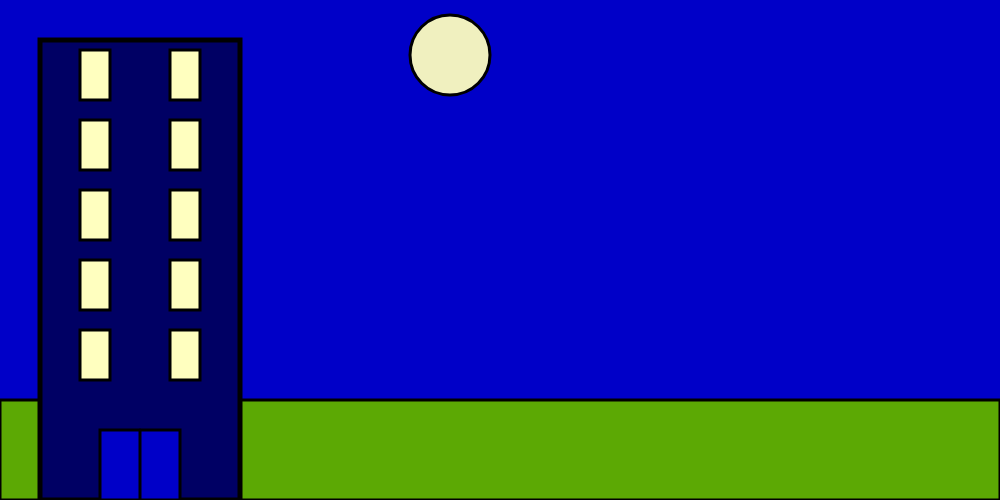
Frame 1 (no input)
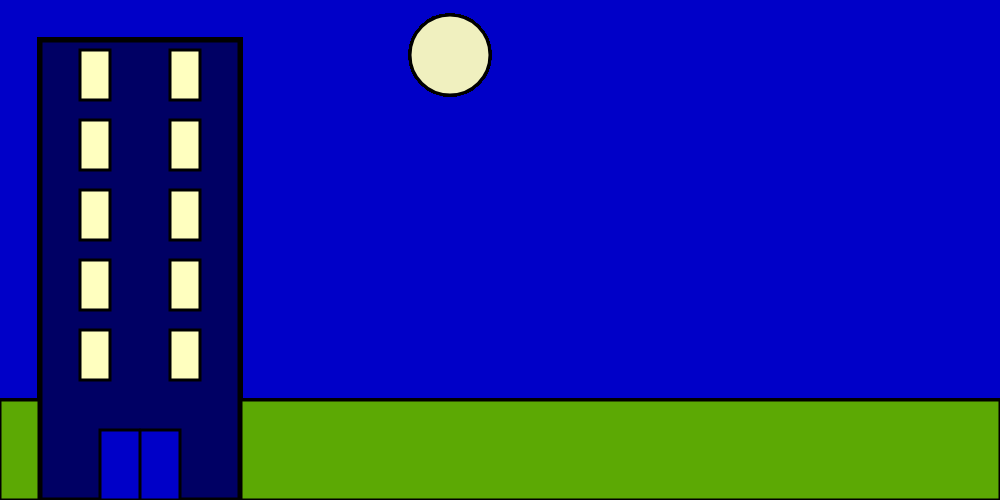
Frame 60 (no input)
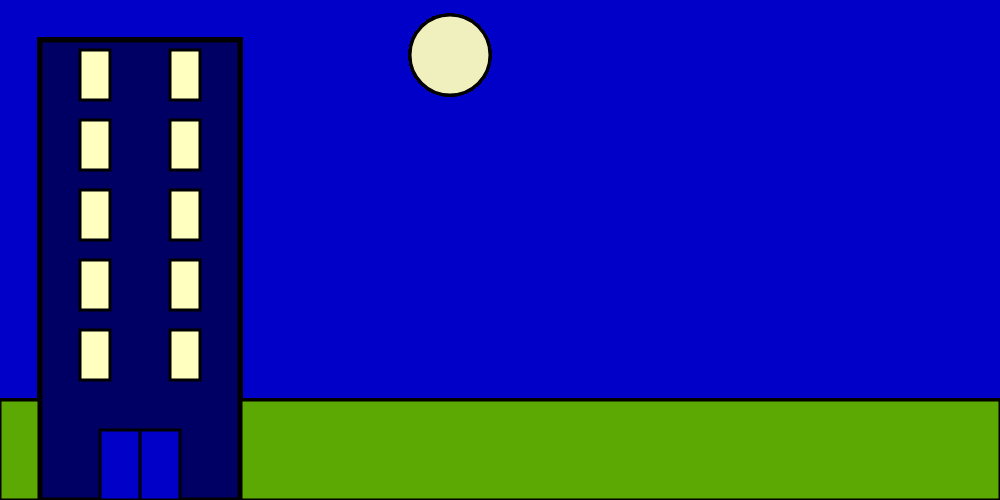
Frame 120 (the mouse pressed at the canvas centre since frame 60)

The p5.js sketch that drew these frames (run headless with seeded random() and noise() and a simulated clock; from frame 60 on, the mouse is pressed at the canvas centre):

// p5.js sketch
// ── sketch.js

/* Kate C

blue building at night?

*/


function setup() 
{
  createCanvas(1000, 500);
    background(0,0,200); //blue bg

 
}

function draw() 
{
  let winR = 255;
  let winG = 255;
  let winB = 191;

  strokeWeight(3);
  fill(92,169,4);//green    
  rect(0,400,1000,100);//shrubfence thing

  strokeWeight(5);
  fill(0,0,100);//blue
  rect(40,40,200,460); // blue outlined rect on left side

  strokeWeight(3);
  fill(0,0,200); //lighter blue
  rect(100,430,80,70);//doors
  line(140,430,140,500);//line seperating doors

 //moon
  strokeWeight(3);
  fill(240,240,191); //yellow
  circle(450,55,80); // moon on top right

  if (mouseX>39  && mouseX <241)
  {
   /* winR = 0;
    winG = 0;
    winB = 0;
*/
    winR -10;
    winG -10;
    winB -10;
  }

  fill(winR,winG,winB);//window color
  rect(80,50,30,50);//window 1R
  rect(170,50,30,50);//window 1L
  rect(80,120,30,50);//window 2R
  rect(170,120,30,50);//window 2L
  rect(80,190,30,50);// window 3R
  rect(170,190,30,50);//window 3L
  rect(80,260,30,50);//window 4R
  rect(170,260,30,50);//window 4L
  rect(80,330,30,50);//window 5R
  rect(170,330,30,50);//window 5L


}
